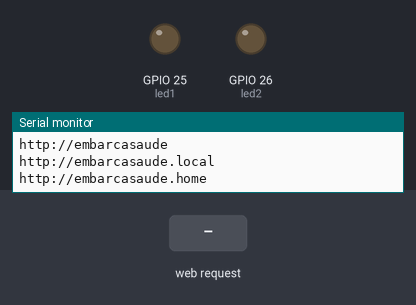
The sketch below on a simulated ESP32. On the bench: output pins drawn as LEDs (lit = HIGH), the last lines printed to the serial monitor. Inputs (shaded band) come from the test bench. WiFi joins after 1.5 s; servers stay silent unless stated.

Above: at 2.7 s.
2.8 s: HTTP request GET /led1/on1 received
At 3.6 s:
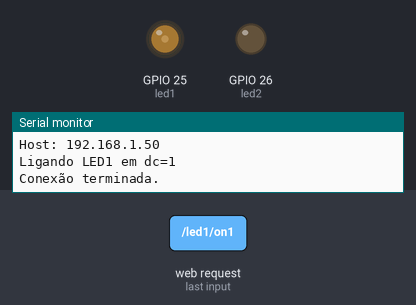
4.3 s: HTTP request GET /led2/on received
At 4.7 s:
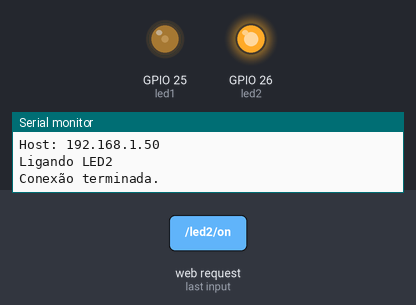
5.8 s: HTTP request GET /led1/off received
At 7.0 s:
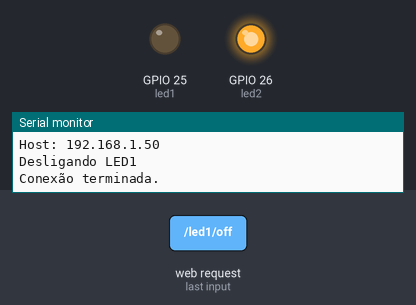
7.3 s: HTTP request GET /led1/on2 received
At 8.2 s:
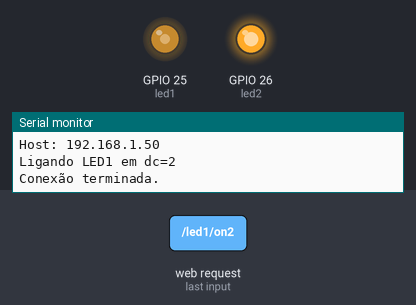
8.8 s: HTTP request GET /led1/on3 received
At 9.3 s:
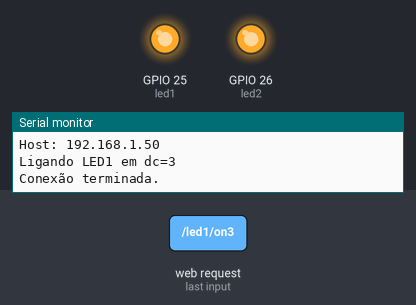
10.3 s: HTTP request GET /led2/off received
At 11.6 s:
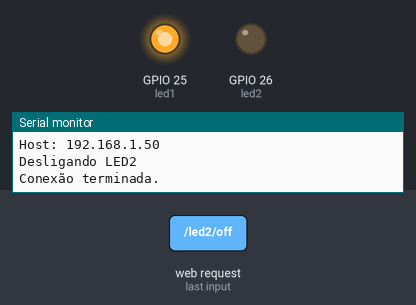
Timing chart, 0 to 12.8 s (numbered marks = the images above; inputs shaded):
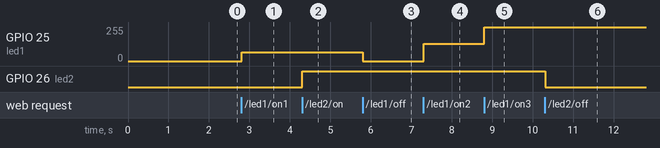

Measured:
- after the input at 2.8 s, GPIO 25 (led1): 0/255 → 64/255 at once
- after the input at 4.3 s, GPIO 26 (led2): LOW → HIGH at once
- after the input at 5.8 s, GPIO 25 (led1): 64/255 → 0/255 at once
- after the input at 7.3 s, GPIO 25 (led1): 0/255 → 128/255 at once
- after the input at 8.8 s, GPIO 25 (led1): 128/255 → 255/255 at once
- after the input at 10.3 s, GPIO 26 (led2): HIGH → LOW at once

The sketch:

esp32_web_server.ino
```cpp
 /*******************************************************************************
  *
  * Exemplo de uso de um Servidor Web usando ESP32. O LED1 está ligado ao pino 25
  * e seu brilho é controlado por PWM (0%, 33%, 67% e 100%). O LED2 está ligado
  * ao pino 26 e seu brilho é controlador como uma porta digital padrão (ligado
  * ou desligado).
  *
  * Criado por: Erick León, 2022
  *
  ********************************************************************************/

// Carregando biblioteca para uso do Wi-Fi
#include <WiFi.h>

// Definindo as configurações da rede. Trocar pelas informações da sua rede:
const char* ssid = "NOME_DA_REDE_WIFI";       // nome da sua rede WiFi
const char* senha = "SENHA_DA_REDE_WIFI";  // senha da sua rede WiFi
const char* hostname = "embarcasaude";        // nome como o módulo ESP32 vai aparecer na sua rede

// Definindo outras variáveis:
const int led1 = 25; // Pino onde está ligado o LED1 (o pino 25 também funciona como DAC1)
const int led2 = 26; // Pino onde está ligado o LED2 (o pino 26 também funciona como DAC2)

// Propriedades do PWM do LED1
const int freq = 5000;   // frequência: 5000Hz
const int canalPWM = 0;  // Canal do PWM usado (o SP32 tem 16 PWMs: canais de 0 a 15)
const int resolucao = 2; // Resolução em bits: 2 = 4 valores de duty cycle (00, 01, 10, 11)
int led1_dc = 0;         // Guarda o duty cycle do PWM do LED1

// Limite de tempo que aguarda por dados para cada conexão (em milissegundos).
// Cada carregamento de página ou clique em um botão conta como uma conexão.
// 2000 milissegundos equivale a 2 segundos.
const long tempoLimite = 2000;
unsigned long tempoAtual, tempoInicial; // variáveis para controle do tempo de conexão

// Um servidor web usa, por padrão, a porta 80.
// Inicializando o servidor web:
WiFiServer server(80);

// esta função só roda uma vez, no início
void setup() {
  // Inicializando a comunicação serial para debug via Serial Monitor
  Serial.begin(115200);
  Serial.println("Iniciando configuração...");

  // Inicializando os pinos dos LEDs
  ledcSetup(canalPWM, freq, resolucao); // inicializa o PWM
  ledcAttachPin(led1, canalPWM);        // liga o LED1 ao PWM
  ledcWrite(canalPWM, led1_dc);         // desligando LED1 (duty cycle inicial de 0)
  pinMode(led2, OUTPUT);                // definindo pino do LED2 como saída
  digitalWrite(led2, LOW);              // desligando LED2

  // Conectando na rede WiFi
  Serial.print("Conectando na rede ");
  Serial.println(ssid);
  WiFi.setHostname(hostname); // define o nome do módulo ESP32 na rede (hostname)
  WiFi.begin(ssid, senha);
  while (WiFi.status() != WL_CONNECTED) { // Mostrando uma 'barra de progressão' enquanto tenta conectar
    Serial.print(".");
    delay(500);
  }
  Serial.println("");
  Serial.print("WiFi conectado no endereço IP: ");
  Serial.println(WiFi.localIP());
  Serial.println("");
  Serial.println("Tente acessar na mesma rede local pelos seguintes endereços:");
  Serial.print("http://");
  Serial.println(WiFi.localIP());
  Serial.print("http://");
  Serial.println(hostname);
  Serial.print("http://");
  Serial.print(hostname);
  Serial.println(".local");
  Serial.print("http://");
  Serial.print(hostname);
  Serial.println(".home");
  Serial.println("");
  server.begin();
}

// esta função se repete indefinidamente
void loop(){
  WiFiClient client = server.available();   // Verifica se existe alguém acessando o servidor web

  if (client) {                             // Se alguém acessar...
    tempoInicial = millis();                // marca tempo inicial da conexão
    tempoAtual = tempoInicial;
    Serial.println("Detectado novo acesso.");
    String comando; // string onde será guardado o comando que chega via HTTP
    bool finalDaMensagem = false;
    // Loop enquanto o acesso estiver em andamento, ou enquanto não exceder o tempo limite
    while (client.connected() && tempoAtual - tempoInicial <= tempoLimite) {
      tempoAtual = millis();                // atualiza tempo atual
      if (client.available()) {             // se tem dados para ler
        char c = client.read();             // lê um byte
        Serial.write(c);                    // imprime o byte lido na serial (para debug)
        comando += c;

        if (c == '\n') {                    // se chegou uma nova linha (\n)
          if (finalDaMensagem) {  // só é fim de mensagem no segundo \n...
            client.println("HTTP/1.1 200 OK");        // envia um código de resposta padrão
            client.println("Content-type:text/html"); // avisa que o conteúdo a seguir é uma página html
            client.println("Connection: close");
            client.println();

            // liga ou desliga os LEDs, dependendo do comando recebido
            if (comando.indexOf("GET /led1/on1") >= 0) {
              Serial.println("Ligando LED1 em dc=1");
              led1_dc=1;
              ledcWrite(canalPWM, led1_dc); // LED1 está ligado ao PWM
            } else if (comando.indexOf("GET /led1/on2") >= 0) {
              Serial.println("Ligando LED1 em dc=2");
              led1_dc=2;
              ledcWrite(canalPWM, led1_dc); // LED1 está ligado ao PWM
            } else if (comando.indexOf("GET /led1/on3") >= 0) {
              Serial.println("Ligando LED1 em dc=3");
              led1_dc=3;
              ledcWrite(canalPWM, led1_dc); // LED1 está ligado ao PWM
            } else if (comando.indexOf("GET /led1/off") >= 0) {
              Serial.println("Desligando LED1");
              led1_dc=0;
              ledcWrite(canalPWM, led1_dc); // LED1 está ligado ao PWM
            } else if (comando.indexOf("GET /led2/on") >= 0) {
              Serial.println("Ligando LED2");
              digitalWrite(led2, HIGH); // LED2 está configurado como um OUTPUT digital
            } else if (comando.indexOf("GET /led2/off") >= 0) {
              Serial.println("Desligando LED2");
              digitalWrite(led2, LOW); // LED2 está configurado como um OUTPUT digital
            }

            // Envia o código HTML da página

            // Cabeçalho da página
            client.println("<!DOCTYPE html><html>");
            client.println("<head><meta name=\"viewport\" content=\"width=device-width, initial-scale=1.0\">"); // para melhorar a visualização da página
            client.println("<meta charset=\"UTF-8\">"); // para mostrar os acentos corretamente
            client.println("<title>Embarca Saúde: Servidor Web na ESP32</title>");

            // configuração do estilo da página:
            client.println("<style>html { text-align: center;}");
            // configuração do estilo dos botões:
            client.println(".botao { background-color: #444444; border: 2px solid black; color: white; padding: 16px 40px;");
            client.println("border-radius: 50%; text-decoration: none; font-size: 30px; margin: 2px; cursor: pointer;}");
            client.println(".botao_ligado {background-color: #FF0000;}");  // alteração para botão ligado 100%
            client.println(".botao_ligado1 {background-color: #400000;}"); // alteração para botão ligado 30%
            client.println(".botao_ligado2 {background-color: #900000;}"); // alteração para botão ligado 67%
            client.println("</style></head>");

            // Conteúdo (corpo) da página
            client.println("<body><h1>Servidor Web na ESP32</h1>");

            if ( led1_dc == 0 ) {             // se o LED1 está desligado (dc=0)...
              client.println("<p><a href=\"/led1/on1\"><botao class=\"botao\">Ligar LED1 (0%->33%)</botao></a></p>");
            } else if ( led1_dc == 1 ) {      // senão, se dc=1
              client.println("<p><a href=\"/led1/on2\"><botao class=\"botao botao_ligado1\">Ligar LED1 (33%->67%)</botao></a></p>");
            } else if ( led1_dc == 2 ) {      // senão, se dc=2
              client.println("<p><a href=\"/led1/on3\"><botao class=\"botao botao_ligado2\">Ligar LED1 (67%->100%)</botao></a></p>");
            } else {                          // senão (dc=3)...
              client.println("<p><a href=\"/led1/off\"><botao class=\"botao botao_ligado\">Desligar LED1</botao></a></p>");
            }

            client.println("<br>");

            if ( digitalRead(led2) == LOW ) { // se o LED2 está desligado...
              client.println("<p><a href=\"/led2/on\"><botao class=\"botao\">Ligar LED2</botao></a></p>");
            } else {                          // senão (se o LED2 está ligado)...
              client.println("<p><a href=\"/led2/off\"><botao class=\"botao botao_ligado\">Desligar LED2</botao></a></p>");
            }
            client.println("</body></html>"); // Fim da página HTML

            client.println(); // termina o envio HTTP com uma linha em branco
            break; // sai do loop while (fim da conexão)

          } else { // se chegou uma nova linha (\n) e ainda não tinha terminado a mensagem...
            finalDaMensagem = true; // termina a mensagem no segundo \n (linha em branco)
          }
        } else if (c != '\r') {  // se não chegou uma nova linha (\n ou \r)...
          finalDaMensagem = false; // mensagem em andamento
        }
      }
    }

    client.stop(); // termina a conexão
    Serial.println("Conexão terminada.");
    Serial.println("");
  }
}
```
